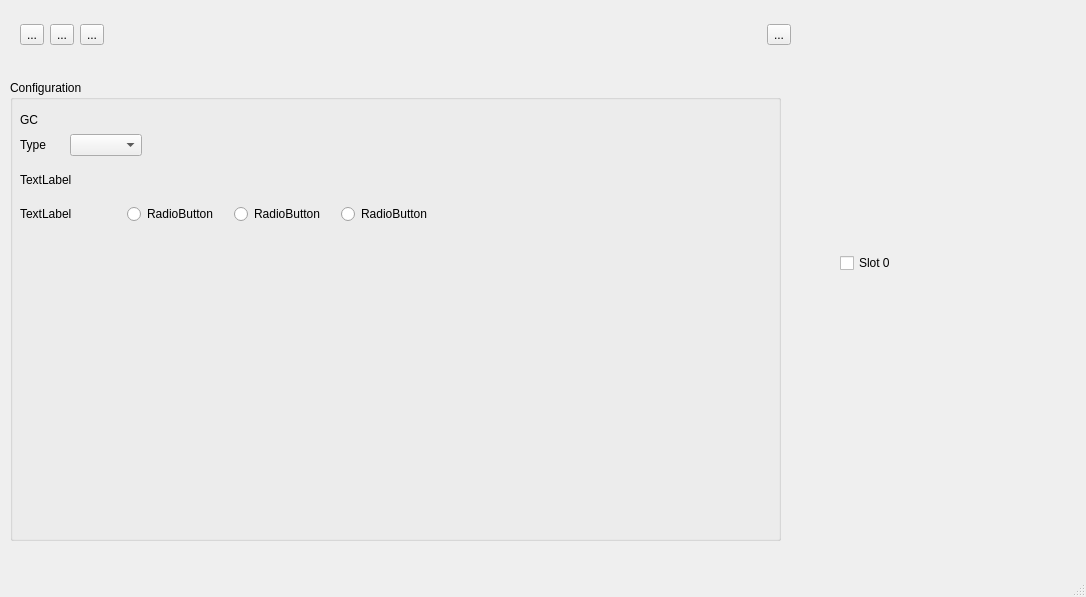
<?xml version="1.0" encoding="UTF-8"?>
<ui version="4.0">
 <class>MainWindow</class>
 <widget class="QMainWindow" name="MainWindow">
  <property name="geometry">
   <rect>
    <x>0</x>
    <y>0</y>
    <width>1086</width>
    <height>597</height>
   </rect>
  </property>
  <property name="windowTitle">
   <string>MainWindow</string>
  </property>
  <widget class="QWidget" name="centralwidget">
   <widget class="QGroupBox" name="groupBox">
    <property name="geometry">
     <rect>
      <x>10</x>
      <y>80</y>
      <width>771</width>
      <height>461</height>
     </rect>
    </property>
    <property name="title">
     <string>Configuration</string>
    </property>
    <widget class="QLabel" name="label">
     <property name="geometry">
      <rect>
       <x>10</x>
       <y>30</y>
       <width>761</width>
       <height>20</height>
      </rect>
     </property>
     <property name="text">
      <string>GC</string>
     </property>
    </widget>
    <widget class="QLabel" name="label_3">
     <property name="geometry">
      <rect>
       <x>10</x>
       <y>90</y>
       <width>771</width>
       <height>20</height>
      </rect>
     </property>
     <property name="text">
      <string>TextLabel</string>
     </property>
    </widget>
    <widget class="QWidget" name="layoutWidget">
     <property name="geometry">
      <rect>
       <x>10</x>
       <y>50</y>
       <width>122</width>
       <height>30</height>
      </rect>
     </property>
     <layout class="QHBoxLayout" name="horizontalLayout_3">
      <item>
       <widget class="QLabel" name="label_2">
        <property name="text">
         <string>Type</string>
        </property>
       </widget>
      </item>
      <item>
       <widget class="QComboBox" name="comboBox"/>
      </item>
     </layout>
    </widget>
    <widget class="QWidget" name="layoutWidget">
     <property name="geometry">
      <rect>
       <x>10</x>
       <y>120</y>
       <width>422</width>
       <height>28</height>
      </rect>
     </property>
     <layout class="QHBoxLayout" name="horizontalLayout_2">
      <item>
       <widget class="QLabel" name="label_4">
        <property name="text">
         <string>TextLabel</string>
        </property>
       </widget>
      </item>
      <item>
       <widget class="QRadioButton" name="radioButton">
        <property name="text">
         <string>RadioButton</string>
        </property>
       </widget>
      </item>
      <item>
       <widget class="QRadioButton" name="radioButton_2">
        <property name="text">
         <string>RadioButton</string>
        </property>
       </widget>
      </item>
      <item>
       <widget class="QRadioButton" name="radioButton_3">
        <property name="text">
         <string>RadioButton</string>
        </property>
       </widget>
      </item>
     </layout>
    </widget>
   </widget>
   <widget class="QWidget" name="widget" native="true">
    <property name="geometry">
     <rect>
      <x>10</x>
      <y>10</y>
      <width>791</width>
      <height>51</height>
     </rect>
    </property>
    <widget class="QWidget" name="layoutWidget">
     <property name="geometry">
      <rect>
       <x>10</x>
       <y>10</y>
       <width>771</width>
       <height>29</height>
      </rect>
     </property>
     <layout class="QHBoxLayout" name="horizontalLayout">
      <item>
       <widget class="QToolButton" name="toolButton">
        <property name="text">
         <string>...</string>
        </property>
       </widget>
      </item>
      <item>
       <widget class="QToolButton" name="toolButton_2">
        <property name="text">
         <string>...</string>
        </property>
       </widget>
      </item>
      <item>
       <widget class="QToolButton" name="toolButton_3">
        <property name="text">
         <string>...</string>
        </property>
       </widget>
      </item>
      <item>
       <spacer name="horizontalSpacer">
        <property name="orientation">
         <enum>Qt::Horizontal</enum>
        </property>
        <property name="sizeHint" stdset="0">
         <size>
          <width>40</width>
          <height>20</height>
         </size>
        </property>
       </spacer>
      </item>
      <item>
       <widget class="QToolButton" name="toolButton_4">
        <property name="text">
         <string>...</string>
        </property>
       </widget>
      </item>
     </layout>
    </widget>
   </widget>
   <widget class="QCheckBox" name="checkBox">
    <property name="geometry">
     <rect>
      <x>840</x>
      <y>250</y>
      <width>93</width>
      <height>26</height>
     </rect>
    </property>
    <property name="layoutDirection">
     <enum>Qt::LeftToRight</enum>
    </property>
    <property name="text">
     <string>Slot 0</string>
    </property>
    <property name="tristate">
     <bool>false</bool>
    </property>
   </widget>
  </widget>
  <widget class="QMenuBar" name="menubar">
   <property name="geometry">
    <rect>
     <x>0</x>
     <y>0</y>
     <width>1086</width>
     <height>25</height>
    </rect>
   </property>
  </widget>
  <widget class="QStatusBar" name="statusbar"/>
 </widget>
 <resources/>
 <connections/>
</ui>
